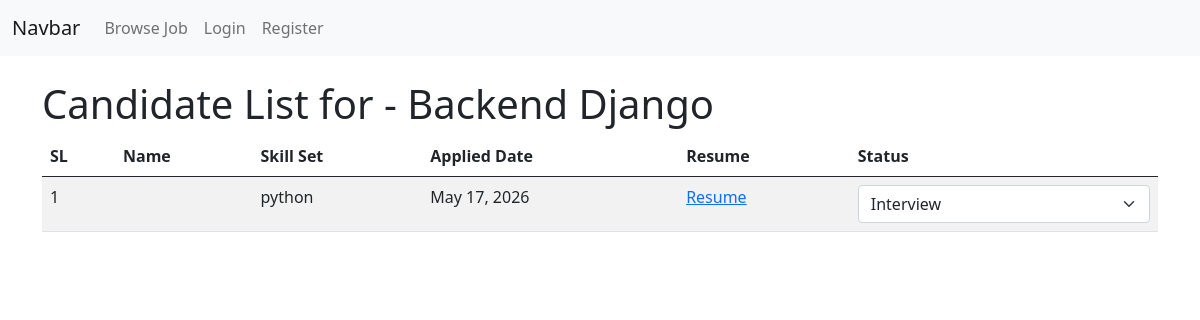
/candidate-list/1/, run on the app's committed database.
### JobPortalApp/models.py (models this page shows, shortened)
class JobPostModel(models.Model):
  posted_by = models.ForeignKey(
    RecruiterProfileModel,
    on_delete=models.CASCADE,
    related_name='job_post_info',
    null=True
  )
  category = models.ForeignKey(
    CategoryModel,
    on_delete=models.CASCADE,
    null=True
  )
  title = models.CharField(max_length=200, null=True)
  number_of_openings = models.PositiveIntegerField(null=True)
  description = models.TextField(null=True)
  skills_set = models.TextField(null=True)
  deadline = models.DateField(null=True)
  salary = models.FloatField(null=True)
  created_at = models.DateField(auto_now_add=True, null=True)
  updated_at = models.DateField(auto_now=True, null=True)

class ApplyJobModel(models.Model):
  applied_by = models.ForeignKey(
    SeekerProfileModel,
    on_delete=models.CASCADE,
    related_name='applied_by_info',
    null=True
  )
  applied_job = models.ForeignKey(
    JobPostModel,
    on_delete=models.CASCADE,
    related_name='applied_job_info',
    null=True
  )
  STATUS_CHOICES = [
        ('Pending', 'Pending'),
        ('Reviewing', 'Reviewing'),
        ('Interview', 'Interview'),
        ('Rejected', 'Rejected'),
        ('Accepted', 'Accepted'),
    ]
  status = models.CharField(max_length=20, choices=STATUS_CHOICES, default='Pending', null=True)
  resume = models.FileField(upload_to='seeker_resume', null=True)
  applied_at = models.DateField(auto_now_add=True, null=True)

class SeekerProfileModel(models.Model):
  seeker = models.OneToOneField(
    CustomUserModel,
    on_delete=models.CASCADE,
    related_name='seeker_profile',
    null=True
  )
  address = models.TextField(null=True)
  contact = models.CharField(max_length=20, null=True)
  profile_image = models.ImageField(upload_to='seeker_image', null=True)
  skills_set = models.TextField(null=True)
  created_at = models.DateField(auto_now_add=True, null=True)
  updated_at = models.DateField(auto_now=True, null=True)

### JobPortalApp/views.py (the view, shortened to what this page needs)
# urls.py: path('candidate-list/<str:id>/',candidate_list_view,name='candidate_list_view'),
def candidate_list_view(request, id):
    job_data = JobPostModel.objects.get(id=id)
    candidate_data = ApplyJobModel.objects.filter(applied_job=job_data)
    context = {
        'candidate_data': candidate_data,
        'job_data': job_data,
        'title': 'Candidate List Page',
    }
    return render(request,'candidate-list.html',context)

### JobPortalApp/templates/candidate-list.html (shortened to what this page needs)
{% extends 'master/base.html' %}
{% block content %}
<h1>Candidate List for - {{job_data.title}}</h1>
<table class="table table-striped">
<thead>
    <tr>
        <th>SL</th>
        <th>Name</th>
        <th>Skill Set</th>
        <th>Applied Date</th>
        <th>Resume</th>
        <th>Status</th>
    </tr>
</thead>
<tbody>
    {% for candidate in candidate_data %}
    <tr>
        <td>{{forloop.counter}}</td>
        <td>{{candidate.applied_by.name}}</td>
        <td>{{candidate.applied_by.skills_set}}</td>
        <td>{{candidate.applied_at}}</td>
        <td>
            {% if candidate.resume %}
            <a href="{{candidate.resume.url}}" target="_blank">Resume</a>
            {% endif %}
        </td>
        <td>
            <form method="POST">
                <select name="status" class="form-select" onchange="this.form.submit()">
                    <option value="Interview"
                    {% if candidate.status == 'Interview' %}selected{% endif %}>
                    Interview
                    </option>
                </select>
            </form>
        </td>
    </tr>
    {% endfor %}
</tbody>
</table>
{% endblock content %}

### data on the page
JobPostModel: title "Backend Django"
ApplyJobModel: applied_by.skills_set "python", applied_at "May 17, 2026", status "Interview"
